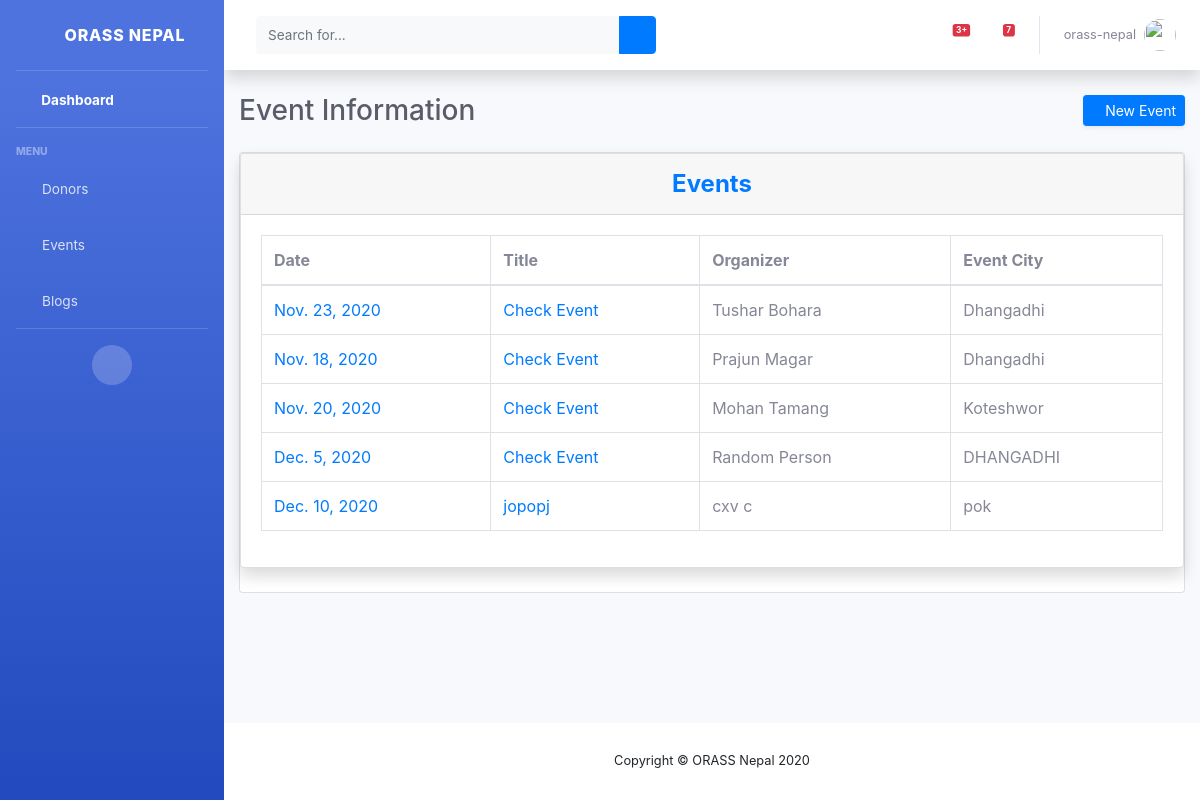
/view/events/ (signed in), run on the app's committed database.
### web/models.py (models this page shows, shortened)
class Event(models.Model):
    date = models.DateField()
    start = models.TimeField()
    end = models.TimeField()
    title = models.CharField(max_length=255)
    address_street = models.CharField(max_length=255)
    address_city = models.CharField(max_length=100)
    address_country = models.CharField(max_length=100)
    description = models.TextField()
    organizer = models.CharField(max_length=255)
    phone = models.CharField(max_length=50)
    email = models.CharField(max_length=255)
    picture = models.ImageField(null=True, blank=True, upload_to="events/")

### web/views.py (the view)
# urls.py: path('view/events/', login_required(EventList.as_view(), login_url='/staff'),
class EventList(ListView):
    model = Event
    template_name = 'staff/view_event.html'

### web/templates/staff/view_event.html (shortened to what this page needs)
{% extends "staff/base.html" %}
{% load static %}
{% block css %}
<link href="{% static 'vendor/datatables/dataTables.bootstrap4.min.css' %}" rel="stylesheet">
<link rel="stylesheet" href="https://netdna.bootstrapcdn.com/font-awesome/4.7.0/css/font-awesome.css">
{% endblock css %}
{% block content %}
<div class="d-sm-flex align-items-center justify-content-between mb-4">
    <h1 class="h3 mb-0 text-gray-800">Event Information</h1>
    <a href="{% url 'web:event-creation' %}" class="d-none d-sm-inline-block btn btn-sm btn-primary shadow-sm">
        <i class="fas fa-upload fa-sm text-white-50"></i>
        New Event
    </a>
</div>
<div class="card mb-12">
    <div class="card shadow mb-4">
        <div class="card-header py-3">
            <h4 class="m-0 font-weight-bold text-primary" style="text-align: center">Events</h4>
        </div>
        <div class="card-body">
            <div class="table-responsive">
                <table class="table table-bordered" id="dataTable" width="100%" cellspacing="0">
                    <thead>
                    <tr>
                        <th>Date</th>
                        <th>Title </th>
                        <th>Organizer</th>
                        <th>Event City</th>
                    </tr>
                    </thead>
                    <tbody>
                    {% for event in object_list %}
                        <tr>
                            <td><a href="{% url 'web:event-detail' event.id %}">{{ event.date }}</a></td>
                            <td><a href="{% url 'web:event-detail' event.id %}">{{ event.title }}</a></td>
                            <td>{{ event.organizer }}</td>
                            <td>{{ event.address_city }}</td>
                        </tr>
                    {% endfor %}
                    </tbody>
                </table>
            </div>
        </div>
    </div>
</div>
{% endblock content %}

### web/templates/staff/base.html (shortened to what this page needs)
{% load static %}
<!DOCTYPE html>
<html lang="en">
<head>
    <link href="{% static 'vendor/fontawesome-free/css/all.min.css' %}" rel="stylesheet" type="text/css">
    <link href="{% static 'css/sb-admin-2.min.css' %}" rel="stylesheet">
    <link rel="stylesheet" href="https://netdna.bootstrapcdn.com/font-awesome/4.7.0/css/font-awesome.css">
    <link rel="stylesheet" href="https://stackpath.bootstrapcdn.com/bootstrap/4.1.3/css/bootstrap.min.css">
    {% block css %}
    {% endblock css %}
</head>
<body id="page-top">
    <div id="wrapper">
        <ul class="navbar-nav bg-gradient-primary sidebar sidebar-dark accordion" id="accordionSidebar">
            <a class="sidebar-brand d-flex align-items-center justify-content-center" href="{% url 'web:dashboard' %}">
                <div class="sidebar-brand-icon rotate-n-15">
                    <i class="fas fa-laugh-wink"></i>
                </div>
                <div class="sidebar-brand-text mx-3">ORASS Nepal</div>
            </a>
            <hr class="sidebar-divider my-0">
            <li class="nav-item active">
                <a class="nav-link" href="{% url 'web:dashboard' %}">
                    <i class="fas fa-fw fa-tachometer-alt"></i>
                    <span>Dashboard</span></a>
            </li>
            <hr class="sidebar-divider">
            <div class="sidebar-heading">
                Menu
            </div>
            <li class="nav-item">
                <a class="nav-link" href="{% url 'web:view-donor' %}">
                    <i class="fas fa-fw fa-donate"></i>
                    <span>Donors</span></a>
            </li>
            <li class="nav-item">
                <a class="nav-link" href="{% url 'web:view-event' %}">
                    <i class="fas fa-fw fa-table"></i>
                    <span>Events</span></a>
            </li>
            <li class="nav-item">
                <a class="nav-link" href="{% url 'web:view-blog' %}">
                    <i class="fas fa-fw fa-blog"></i>
                    <span>Blogs</span></a>
            </li>
            <hr class="sidebar-divider d-none d-md-block">
            <div class="text-center d-none d-md-inline">
                <button class="rounded-circle border-0" id="sidebarToggle"></button>
            </div>
        </ul>
        <div id="content-wrapper" class="d-flex flex-column">
            <div id="content">
                <nav class="navbar navbar-expand navbar-light bg-white topbar mb-4 static-top shadow">
                    <form
                        class="d-none d-sm-inline-block form-inline mr-auto ml-md-3 my-2 my-md-0 mw-100 navbar-search">
                        <div class="input-group">
                            <input type="text" class="form-control bg-light border-0 small" placeholder="Search for..."
                                aria-label="Search" aria-describedby="basic-addon2">
                            <div class="input-group-append">
                                <button class="btn btn-primary" type="button">
                                    <i class="fas fa-search fa-sm"></i>
                                </button>
                            </div>
                        </div>
                    </form>
                    <ul class="navbar-nav ml-auto">
                        <li class="nav-item dropdown no-arrow mx-1">
                            <a class="nav-link dropdown-toggle" href="#" id="alertsDropdown" role="button"
                                data-toggle="dropdown" aria-haspopup="true" aria-expanded="false">
                                <span class="badge badge-danger badge-counter">3+</span>
                            </a>
                        </li>
                        <li class="nav-item dropdown no-arrow mx-1">
                            <a class="nav-link dropdown-toggle" href="#" id="messagesDropdown" role="button"
                                data-toggle="dropdown" aria-haspopup="true" aria-expanded="false">
                                <i class="fas fa-envelope fa-fw"></i>
                                <span class="badge badge-danger badge-counter">7</span>
                            </a>
                        </li>
                        <li class="nav-item dropdown no-arrow">
                            <a class="nav-link dropdown-toggle" href="#" id="userDropdown" role="button"
                                data-toggle="dropdown" aria-haspopup="true" aria-expanded="false">
                                <span class="mr-2 d-none d-lg-inline text-gray-600 small">{{ user.username }}</span>
                                <img class="img-profile rounded-circle"
                                    src="{% static 'images/undraw_profile.svg' %}">
                            </a>
                        </li>
                    </ul>
                </nav>
                <div class="container-fluid">
                    {% block content %}
                    {% endblock content %}
                </div>
            </div>
            <footer class="sticky-footer bg-white">
                <div class="container my-auto">
                    <div class="copyright text-center my-auto">
                        <span>Copyright &copy; ORASS Nepal 2020</span>
                    </div>
                </div>
            </footer>
        </div>
    </div>
</body>
</html>

### data on the page
Event: date "Nov. 23, 2020", title "Check Event", organizer "Tushar Bohara", address_city "Dhangadhi"
Event: date "Nov. 18, 2020", title "Check Event", organizer "Prajun Magar", address_city "Dhangadhi"
Event: date "Nov. 20, 2020", title "Check Event", organizer "Mohan Tamang", address_city "Koteshwor"
Event: date "Dec. 5, 2020", title "Check Event", organizer "Random Person", address_city "DHANGADHI"
Event: date "Dec. 10, 2020", title "jopopj", organizer "cxv c", address_city "pok"

### other printed values
{{ user.username }} "orass-nepal"
